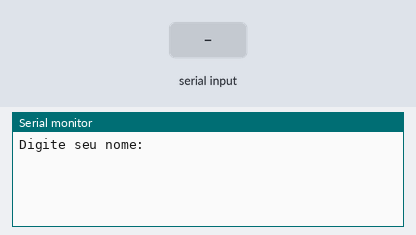
A sketch run on a simulated Arduino Uno, built with avr-gcc and run on an emulated ATmega328P. Parts: the last lines printed to the serial monitor. The test bench sets the inputs (shaded band).

Above: at 1.2 s.
1.3 s: "90,45\n" received over Serial
At 3.4 s:
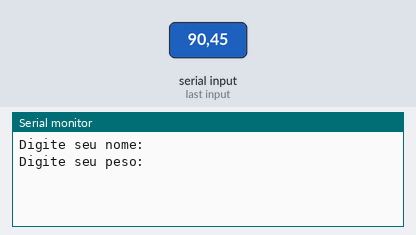
3.8 s: "30,150\n" received over Serial
At 4.6 s:
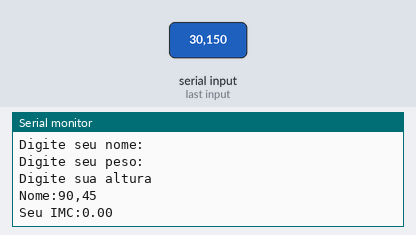

Measured:
- after the input at 1.3 s, the serial monitor: prints a new line after 1.0 s (image 1)
- after the input at 3.8 s, the serial monitor: prints a new line at once (image 2)

The sketch:

lpmb_exerc_cio_41.ino
```cpp
/*Faça um programa que receba o nome, o peso e a altura de uma
pessoa. Calcule e imprima o nome e o IMC dessa pessoa - IMC = peso
/ (altura * altura).
*/
//Declaração de variáveis
String nome = "";
float peso;
float altura;
float IMC;


void setup()
{
 Serial.begin(9600);
}

void loop()
{
  //Entrada
   Serial.println ("Digite seu nome:");
  while( !Serial.available() );
  nome = Serial.readString();

   Serial.println ("Digite seu peso:");
  while( !Serial.available() );
  peso = Serial.parseFloat();

   Serial.println ("Digite sua altura");
  while( !Serial.available() );
  altura = Serial.parseFloat();


  //Processamento
  IMC = peso / (altura * altura);


  //Saída

   Serial.println();
   Serial.println("Nome:" + (nome));
   Serial.println("Seu IMC:" + String(IMC));
   Serial.println();

  delay(1000);
}
```
